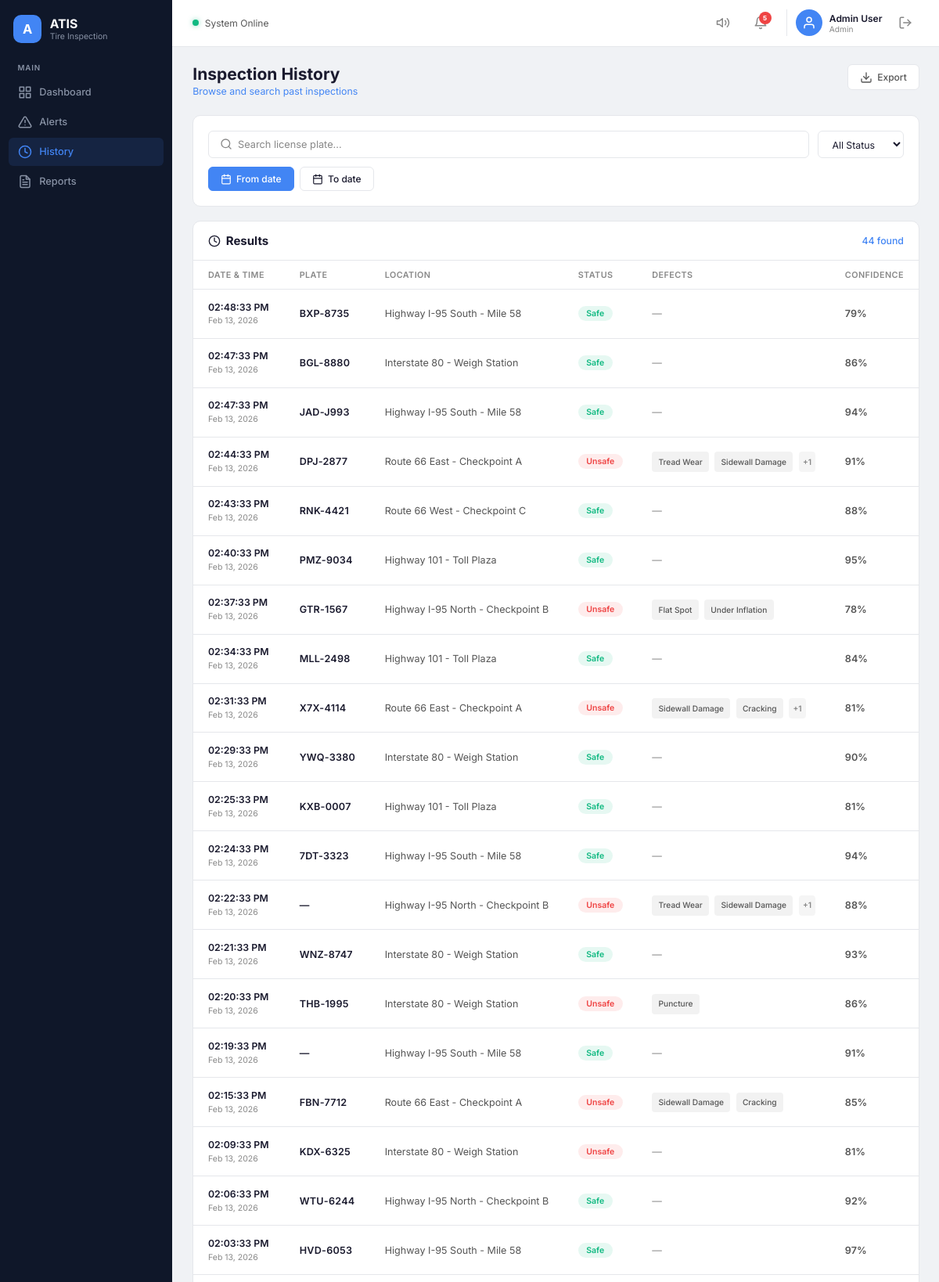
Screenshot of /history (signed in, upper part) with the database file from the repository.
### models.py (models this page shows, shortened)
class Inspection(db.Model):
    __tablename__ = "inspections"
    id = db.Column(db.Integer, primary_key=True)
    timestamp = db.Column(db.DateTime, nullable=False, default=datetime.utcnow)
    plate = db.Column(db.String(20), nullable=True)          # nullable for unreadable plates
    location = db.Column(db.String(200), nullable=False)
    camera = db.Column(db.String(20), nullable=True)          # e.g. CAM-002
    status = db.Column(db.String(10), nullable=False)          # "safe" or "unsafe"
    confidence = db.Column(db.Integer, nullable=False)         # 0–100
    defects = db.Column(db.String(300), nullable=True)         # comma-separated, e.g. "Tread Wear,Sidewall Damage"
    alerts = db.relationship("Alert", backref="inspection", lazy=True)
    @property
    def defect_list(self):
        if not self.defects:
            return []
        return [d.strip() for d in self.defects.split(",") if d.strip()]

### app.py (the view)
@app.route("/history")
def history():
    if "user" not in session:
        return redirect(url_for("login"))
    inspections = Inspection.query.order_by(Inspection.timestamp.desc()).all()
    total_count = len(inspections)
    return render_template(
        "history.html",
        user=session["user"],
        role=session["role"],
        inspections=inspections,
        total_count=total_count,
    )

### templates/history.html (shortened to what this page needs)
<!DOCTYPE html>
<html lang="en">
<head>
    <link rel="stylesheet" href="{{ url_for('static', filename='css/style.css') }}">
    <link rel="stylesheet" href="{{ url_for('static', filename='css/history.css') }}">
</head>
<body>
    <div class="layout">
        <aside class="sidebar" id="sidebar">
            <div class="sidebar-brand">
                <div class="sidebar-logo">A</div>
                <div class="sidebar-brand-text">
                    <span class="sidebar-title">ATIS</span>
                    <span class="sidebar-subtitle">Tire Inspection</span>
                </div>
            </div>
            <div class="sidebar-section-label">MAIN</div>
            <nav class="sidebar-nav">
                <a href="{{ url_for('dashboard') }}" class="nav-item" id="nav-dashboard">
                    <svg width="18" height="18" viewBox="0 0 24 24" fill="none" stroke="currentColor" stroke-width="2"
                        stroke-linecap="round" stroke-linejoin="round">
                        <rect x="3" y="3" width="7" height="7" />
                        <rect x="14" y="3" width="7" height="7" />
                        <rect x="14" y="14" width="7" height="7" />
                        <rect x="3" y="14" width="7" height="7" />
                    </svg>
                    <span>Dashboard</span>
                </a>
                <a href="{{ url_for('alerts') }}" class="nav-item" id="nav-alerts">
                    <span>Alerts</span>
                </a>
                <a href="{{ url_for('history') }}" class="nav-item active" id="nav-history">
                    <svg width="18" height="18" viewBox="0 0 24 24" fill="none" stroke="currentColor" stroke-width="2"
                        stroke-linecap="round" stroke-linejoin="round">
                        <circle cx="12" cy="12" r="10" />
                        <polyline points="12 6 12 12 16 14" />
                    </svg>
                    <span>History</span>
                </a>
                <a href="{{ url_for('reports') }}" class="nav-item" id="nav-reports">
                    <span>Reports</span>
                </a>
            </nav>
        </aside>
        <div class="main-area">
            <header class="topbar">
                <div class="topbar-left">
                    <span class="status-dot"></span>
                    <span class="status-text">System Online</span>
                </div>
                <div class="topbar-right">
                    <button class="topbar-icon-btn" aria-label="Volume">
                        <svg width="18" height="18" viewBox="0 0 24 24" fill="none" stroke="currentColor"
                            stroke-width="2" stroke-linecap="round" stroke-linejoin="round">
                            <polygon points="11 5 6 9 2 9 2 15 6 15 11 19 11 5" />
                            <path d="M19.07 4.93a10 10 0 0 1 0 14.14" />
                            <path d="M15.54 8.46a5 5 0 0 1 0 7.07" />
                        </svg>
                    </button>
                    <button class="topbar-icon-btn notification-btn" aria-label="Notifications">
                        <svg width="18" height="18" viewBox="0 0 24 24" fill="none" stroke="currentColor"
                            stroke-width="2" stroke-linecap="round" stroke-linejoin="round">
                            <path d="M18 8A6 6 0 0 0 6 8c0 7-3 9-3 9h18s-3-2-3-9" />
                            <path d="M13.73 21a2 2 0 0 1-3.46 0" />
                        </svg>
                        <span class="notification-badge">5</span>
                    </button>
                    <div class="topbar-user">
                        <div class="user-avatar">
                            <svg width="18" height="18" viewBox="0 0 24 24" fill="none" stroke="currentColor"
                                stroke-width="2" stroke-linecap="round" stroke-linejoin="round">
                                <path d="M20 21v-2a4 4 0 0 0-4-4H8a4 4 0 0 0-4 4v2" />
                                <circle cx="12" cy="7" r="4" />
                            </svg>
                        </div>
                        <div class="user-info">
                            <span class="user-name">{{ role }} User</span>
                            <span class="user-role">{{ role }}</span>
                        </div>
                    </div>
                    <a href="{{ url_for('logout') }}" class="topbar-icon-btn" aria-label="Sign out" title="Sign out">
                        <svg width="18" height="18" viewBox="0 0 24 24" fill="none" stroke="currentColor"
                            stroke-width="2" stroke-linecap="round" stroke-linejoin="round">
                            <path d="M9 21H5a2 2 0 0 1-2-2V5a2 2 0 0 1 2-2h4" />
                            <polyline points="16 17 21 12 16 7" />
                            <line x1="21" y1="12" x2="9" y2="12" />
                        </svg>
                    </a>
                </div>
            </header>
            <main class="content">
                <div class="page-header">
                    <div>
                        <h1 class="page-title">Inspection History</h1>
                        <p class="page-subtitle">Browse and search past inspections</p>
                    </div>
                    <button class="btn-export">
                        <svg width="16" height="16" viewBox="0 0 24 24" fill="none" stroke="currentColor"
                            stroke-width="2" stroke-linecap="round" stroke-linejoin="round">
                            <path d="M21 15v4a2 2 0 0 1-2 2H5a2 2 0 0 1-2-2v-4" />
                            <polyline points="7 10 12 15 17 10" />
                            <line x1="12" y1="15" x2="12" y2="3" />
                        </svg>
                        Export
                    </button>
                </div>
                <div class="filters-card">
                    <div class="filters-row">
                        <div class="search-input-lg">
                            <svg width="16" height="16" viewBox="0 0 24 24" fill="none" stroke="currentColor"
                                stroke-width="2" stroke-linecap="round" stroke-linejoin="round">
                                <circle cx="11" cy="11" r="8" />
                                <line x1="21" y1="21" x2="16.65" y2="16.65" />
                            </svg>
                            <input type="text" placeholder="Search license plate..." id="history-search">
                        </div>
                        <select class="filter-select" id="history-status">
                            <option value="all">All Status</option>
                        </select>
                    </div>
                    <div class="date-row">
                        <button class="date-btn">
                            From date
                        </button>
                        <button class="date-btn date-btn-outline">
                            To date
                        </button>
                    </div>
                </div>
                <div class="table-card">
                    <div class="results-header">
                        <div class="results-title">
                            <svg width="16" height="16" viewBox="0 0 24 24" fill="none" stroke="currentColor"
                                stroke-width="2" stroke-linecap="round" stroke-linejoin="round">
                                <circle cx="12" cy="12" r="10" />
                                <polyline points="12 6 12 12 16 14" />
                            </svg>
                            Results
                        </div>
                        <span class="results-count">{{ total_count }} found</span>
                    </div>
                    <div class="table-wrapper">
                        <table class="history-table">
                            <thead>
                                <tr>
                                    <th>Date &amp; Time</th>
                                    <th>Plate</th>
                                    <th>Location</th>
                                    <th>Status</th>
                                    <th>Defects</th>
                                    <th>Confidence</th>
                                </tr>
                            </thead>
                            <tbody id="history-tbody">
                                {% for i in inspections %}
                                <tr data-plate="{{ (i.plate or '')|lower }}" data-status="{{ i.status }}">
                                    <td class="cell-time"><span class="time-main">{{ i.timestamp.strftime('%I:%M:%S %p')
                                            }}</span><span class="time-sub">{{ i.timestamp.strftime('%b %d, %Y')
                                            }}</span></td>
                                    <td class="cell-plate">{{ i.plate or '—' }}</td>
                                    <td class="cell-loc-text">{{ i.location }}</td>
                                    <td><span class="badge badge-{{ i.status }}">{{ i.status|capitalize }}</span></td>
                                    <td
                                        class="{% if i.defect_list %}cell-defects{% else %}cell-defects-plain{% endif %}">
                                        {% if i.defect_list %}
                                        {% for d in i.defect_list[:2] %}
                                        <span class="defect-tag">{{ d }}</span>
                                        {% endfor %}
                                        {% if i.defect_list|length > 2 %}
                                        <span class="defect-more">+{{ i.defect_list|length - 2 }}</span>
                                        {% endif %}
                                        {% else %}
                                        —
                                        {% endif %}
                                    </td>
                                    <td class="cell-conf">{{ i.confidence }}%</td>
                                </tr>
                                {% endfor %}
                            </tbody>
                        </table>
                    </div>
                </div>
            </main>
        </div>
    </div>
</body>
</html>

### static/css/history.css (style rules this page uses)
.btn-export { display: inline-flex; align-items: center; gap: 0.4rem; font-family: var(--font); font-size: 0.8rem; font-weight: 500; padding: 0.5rem 1rem; border: 1px solid var(--border); border-radius: var(--radius-sm); background: var(--white); color: var(--text-secondary); cursor: pointer; transition: all var(--transition); }
.filters-card { background: var(--white); border: 1px solid var(--border); border-radius: var(--radius); padding: 1.25rem; margin-bottom: 1.25rem; }
.filters-row { display: flex; gap: 0.75rem; margin-bottom: 0.75rem; }
.search-input-lg { flex: 1; display: flex; align-items: center; gap: 0.5rem; padding: 0.55rem 0.9rem; border: 1px solid var(--border); border-radius: var(--radius-sm); background: var(--white); color: var(--text-muted); transition: border-color var(--transition); }
.search-input-lg input { flex: 1; border: none; outline: none; background: none; font-family: var(--font); font-size: 0.85rem; color: var(--text-primary); }
.search-input-lg input::placeholder { color: var(--text-muted); }
.filter-select { font-family: var(--font); font-size: 0.82rem; padding: 0.55rem 0.9rem; border: 1px solid var(--border); border-radius: var(--radius-sm); background: var(--white); color: var(--text-primary); cursor: pointer; outline: none; min-width: 110px; transition: border-color var(--transition); }
.date-row { display: flex; gap: 0.5rem; }
.date-btn { display: inline-flex; align-items: center; gap: 0.4rem; font-family: var(--font); font-size: 0.8rem; font-weight: 500; padding: 0.45rem 1rem; border-radius: var(--radius-sm); cursor: pointer; transition: all var(--transition); border: 1px solid var(--blue); background: var(--blue); color: #fff; }
.date-btn-outline { background: var(--white); color: var(--text-primary); border-color: var(--border); }
.results-header { display: flex; align-items: center; justify-content: space-between; padding: 1rem 1.25rem; border-bottom: 1px solid var(--border); }
.results-title { display: flex; align-items: center; gap: 0.45rem; font-size: 1rem; font-weight: 700; color: var(--text-primary); }
.results-count { font-size: 0.82rem; font-weight: 500; color: var(--blue); }
.history-table { width: 100%; border-collapse: collapse; }
.history-table th { text-align: left; font-size: 0.72rem; font-weight: 600; text-transform: uppercase; letter-spacing: 0.04em; color: var(--text-muted); padding: 0.75rem 1.25rem; border-bottom: 1px solid var(--border); white-space: nowrap; }
.history-table th:nth-child(1) { width: 15%; }
.history-table th:nth-child(2) { width: 12%; }
.history-table th:nth-child(3) { width: 25%; }
.history-table th:nth-child(4) { width: 10%; }
.history-table th:nth-child(5) { width: 26%; }
.history-table th:nth-child(6) { width: 12%; }
.history-table td { padding: 0.85rem 1.25rem; border-bottom: 1px solid var(--border); font-size: 0.84rem; vertical-align: middle; height: 56px; overflow: hidden; text-overflow: ellipsis; }
.history-table .cell-time { white-space: nowrap; line-height: 1.6; }
.history-table .cell-time .time-main { display: block; font-weight: 600; font-size: 0.82rem; }
.history-table .cell-time .time-sub { display: block; font-size: 0.7rem; color: var(--text-muted); }
.history-table .cell-plate { font-weight: 600; font-size: 0.84rem; letter-spacing: 0.02em; white-space: nowrap; }
.cell-loc-text { font-size: 0.82rem; color: var(--text-secondary); white-space: nowrap; overflow: hidden; text-overflow: ellipsis; }
.history-table .badge { display: inline-block; font-size: 0.7rem; font-weight: 600; padding: 0.2rem 0.7rem; border-radius: 20px; text-transform: capitalize; white-space: nowrap; }
.cell-defects { line-height: 2; white-space: nowrap; overflow: hidden; text-overflow: ellipsis; }
.defect-tag { display: inline-block; font-size: 0.68rem; font-weight: 500; padding: 0.18rem 0.55rem; border-radius: 4px; background: rgba(0, 0, 0, 0.05); color: var(--text-secondary); white-space: nowrap; margin-right: 0.25rem; vertical-align: middle; }
.defect-more { display: inline-block; font-size: 0.68rem; font-weight: 600; color: var(--text-muted); padding: 0.18rem 0.35rem; background: rgba(0, 0, 0, 0.04); border-radius: 4px; vertical-align: middle; }
.cell-defects-plain { color: var(--text-muted); font-size: 0.84rem; }
.cell-conf { font-size: 0.84rem; font-weight: 600; color: var(--text-secondary); white-space: nowrap; }

### rows the page displays
Inspection: timestamp "02:48:33 PM", timestamp "Feb 13, 2026", plate "BXP-8735", location "Highway I-95 South - Mile 58", status "Safe", confidence "79"
Inspection: timestamp "02:47:33 PM", timestamp "Feb 13, 2026", plate "BGL-8880", location "Interstate 80 - Weigh Station", status "Safe", confidence "86"
Inspection: timestamp "02:47:33 PM", timestamp "Feb 13, 2026", plate "JAD-J993", location "Highway I-95 South - Mile 58", status "Safe", confidence "94"
Inspection: timestamp "02:44:33 PM", timestamp "Feb 13, 2026", plate "DPJ-2877", location "Route 66 East - Checkpoint A", status "Unsafe", 2 "Tread Wear" "Sidewall Damage", defect_list|length "1", confidence "91"
Inspection: timestamp "02:43:33 PM", timestamp "Feb 13, 2026", plate "RNK-4421", location "Route 66 West - Checkpoint C", status "Safe", confidence "88"
Inspection: timestamp "02:40:33 PM", timestamp "Feb 13, 2026", plate "PMZ-9034", location "Highway 101 - Toll Plaza", status "Safe", confidence "95"
Inspection: timestamp "02:37:33 PM", timestamp "Feb 13, 2026", plate "GTR-1567", location "Highway I-95 North - Checkpoint B", status "Unsafe", 2 "Flat Spot" "Under Inflation", confidence "78"
Inspection: timestamp "02:34:33 PM", timestamp "Feb 13, 2026", plate "MLL-2498", location "Highway 101 - Toll Plaza", status "Safe", confidence "84"
Inspection: timestamp "02:31:33 PM", timestamp "Feb 13, 2026", plate "X7X-4114", location "Route 66 East - Checkpoint A", status "Unsafe", 2 "Sidewall Damage" "Cracking", defect_list|length "1", confidence "81"
Inspection: timestamp "02:29:33 PM", timestamp "Feb 13, 2026", plate "YWQ-3380", location "Interstate 80 - Weigh Station", status "Safe", confidence "90"
Inspection: timestamp "02:25:33 PM", timestamp "Feb 13, 2026", plate "KXB-0007", location "Highway 101 - Toll Plaza", status "Safe", confidence "81"
Inspection: timestamp "02:24:33 PM", timestamp "Feb 13, 2026", plate "7DT-3323", location "Highway I-95 South - Mile 58", status "Safe", confidence "94"
Inspection: timestamp "02:22:33 PM", timestamp "Feb 13, 2026", plate "—", location "Highway I-95 North - Checkpoint B", status "Unsafe", 2 "Tread Wear" "Sidewall Damage", defect_list|length "1", confidence "88"
Inspection: timestamp "02:21:33 PM", timestamp "Feb 13, 2026", plate "WNZ-8747", location "Interstate 80 - Weigh Station", status "Safe", confidence "93"
Inspection: timestamp "02:20:33 PM", timestamp "Feb 13, 2026", plate "THB-1995", location "Interstate 80 - Weigh Station", status "Unsafe", defects "Puncture", confidence "86"
Inspection: timestamp "02:19:33 PM", timestamp "Feb 13, 2026", plate "—", location "Highway I-95 South - Mile 58", status "Safe", confidence "91"
Inspection: timestamp "02:15:33 PM", timestamp "Feb 13, 2026", plate "FBN-7712", location "Route 66 East - Checkpoint A", status "Unsafe", 2 "Sidewall Damage" "Cracking", confidence "85"
Inspection: timestamp "02:09:33 PM", timestamp "Feb 13, 2026", plate "KDX-6325", location "Interstate 80 - Weigh Station", status "Unsafe", confidence "81"
Inspection: timestamp "02:06:33 PM", timestamp "Feb 13, 2026", plate "WTU-6244", location "Highway I-95 North - Checkpoint B", status "Safe", confidence "92"
Inspection: timestamp "02:03:33 PM", timestamp "Feb 13, 2026", plate "HVD-6053", location "Highway I-95 South - Mile 58", status "Safe", confidence "97"

### other values shown
{{ role }} "Admin"
{{ total_count }} "44"
